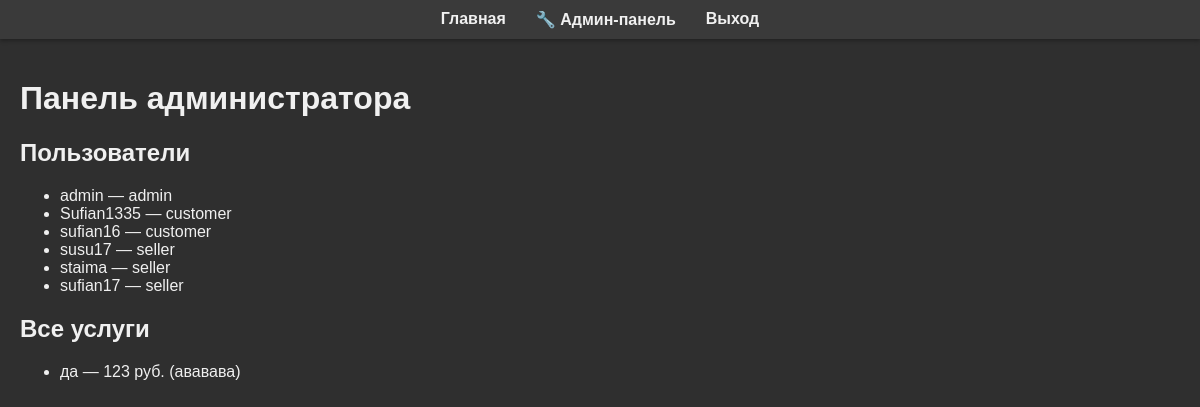
Screenshot of /admin-panel (signed in) with the database file from the repository.
### app.py (models this page shows, shortened)
class User(db.Model):
    __tablename__ = 'users'
    id            = db.Column(db.Integer, primary_key=True)
    username      = db.Column(db.String(100), nullable=False, unique=True)
    password_hash = db.Column(db.String(200), nullable=False)
    role          = db.Column(db.String(20), default='customer')

class Service(db.Model):
    __tablename__ = 'services'
    id          = db.Column(db.Integer, primary_key=True)
    title       = db.Column(db.String(100), nullable=False)
    price       = db.Column(db.Integer, nullable=False)
    description = db.Column(db.Text, nullable=False)
    user_id     = db.Column(db.Integer, db.ForeignKey('users.id'), nullable=False)
    user        = db.relationship('User', backref='services')

### app.py (the view)
@app.route('/admin-panel')
def admin_panel():
    if 'user_id' not in session or session.get('role') != 'admin':
        return redirect(url_for('login'))
    users    = User.query.all()
    services = Service.query.all()
    return render_template('admin_panel.html', users=users, services=services)

### templates/admin_panel.html (shortened to what this page needs)
<!DOCTYPE html>
<html lang="ru">
	<head>
		<link
			rel="stylesheet"
			href="{{ url_for('static', filename='styles.css') }}"
		/>
	</head>
	<body>
		<header>
			<nav>
				<ul>
					<li><a href="{{ url_for('index') }}">Главная</a></li>
					 {% if session.get('role') == 'admin' %}
					<li><a href="{{ url_for('admin_panel') }}">🔧 Админ-панель</a></li>
					{% endif %} {% if session.get('user_id') %}
					<li><a href="{{ url_for('logout') }}">Выход</a></li>
					{% else %}
					<li><a href="{{ url_for('login') }}">Вход</a></li>
					{% endif %}
				</ul>
			</nav>
		</header>
		<main>
			<h1>Панель администратора</h1>
			<h2>Пользователи</h2>
			<ul>
				{% for user in users %}
				<li>{{ user.username }} — {{ user.role }}</li>
				{% endfor %}
			</ul>
			<h2>Все услуги</h2>
			<ul>
				{% for s in services %}
				<li>{{ s.title }} — {{ s.price }} руб. ({{ s.description }})</li>
				{% endfor %}
			</ul>
		</main>
	</body>
</html>

### static/styles.css (style rules this page uses)
html, body { height: 100%; margin: 0; padding: 0; display: flex; flex-direction: column; background-color: #2f2f2f; color: #f0f0f0; font-family: Arial, sans-serif; }
body { flex: 1; }
header { background-color: rgba(255, 255, 255, 0.05); padding: 10px 20px; box-shadow: 0 2px 4px rgba(0, 0, 0, 0.3); }
nav ul { list-style: none; margin: 0; padding: 0; display: flex; justify-content: center; flex-wrap: wrap; }
nav li { margin: 0 15px; }
nav a { text-decoration: none; color: #f0f0f0; font-weight: bold; transition: color 0.2s; }
main { padding: 20px; flex: 1; }

### rows the page displays
User: username "admin", role "admin"
User: username "Sufian1335", role "customer"
User: username "sufian16", role "customer"
User: username "susu17", role "seller"
User: username "staima", role "seller"
User: username "sufian17", role "seller"
Service: title "да", price "123", description "ававава"
